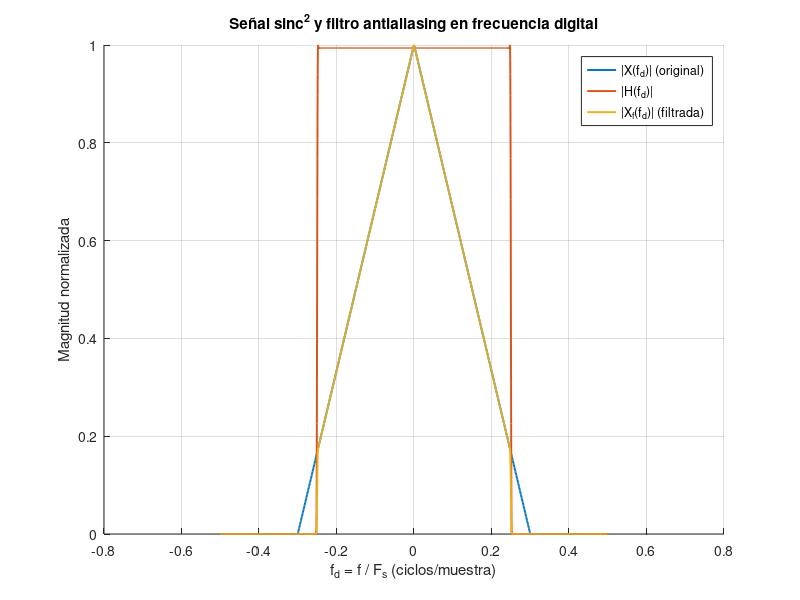

Write the MATLAB code that produced this figure. (Note: this script raises an error after producing the figure.)
%% Sinc^2 y su FT en frecuencia digital + antialiasing + diezmado
clear; close all; clc;

B  = 30;      % Hz
Fs = 100;     % Hz
Ts = 1/Fs;

M = 2;                    % factor de diezmado
filtro_antialiassing = true;

%% --- Longitud de señal ---
T  = 12;                      % segundos
N  = round(T*Fs);
if mod(N,2)==1, N = N+1; end

t = (-N/2 : N/2-1) * Ts;

%% --- Señal sinc^2 (BW = [-B, B] Hz) ---
x = (B*sinc(B*t)).^2;

%% --- Antialiasing LPF ideal (frecuencia digital) ---
fc_d = 1/(2*M);               % corte en frecuencia digital (f/Fs), ciclos/muestra

L = 801;                      % longitud FIR (impar)
if mod(L,2)==0, L=L+1; end
n = -(L-1)/2:(L-1)/2;

h_ideal = 2*fc_d * sinc(2*fc_d*n);   % LPF ideal (en f_d)
w = hann(L)';                         % ventana
h = h_ideal .* w;

h = h / sum(h);                       % normalización ganancia DC=1

%% --- Aplicar antialiasing ANTES de cualquier FFT / diezmado (si procede) ---
x_f = x;                               % por claridad
if filtro_antialiassing
    x_f = conv(x, h, 'same');          % (didáctico, con bordes)
    % Alternativa más "limpia" (no causal): x_f = filtfilt(h, 1, x);
end

%% --- FFT de la señal (original y/o filtrada) ---
X  = fftshift(fft(x));                 % espectro de la señal original
Xmag = abs(X);  Xmag = Xmag / max(Xmag);

Xf = fftshift(fft(x_f));               % espectro de la señal que se va a diezmar
Xfmag = abs(Xf); Xfmag = Xfmag / max(Xfmag);

f_d_sig = (-N/2 : N/2-1) / N;          % frecuencia digital (ciclos/muestra)

%% --- Respuesta en frecuencia del filtro (frecuencia digital) ---
Nfft = 4096;
H = fftshift(fft(h, Nfft));
Hmag = abs(H); Hmag = Hmag / max(Hmag);

f_d_filt = (-Nfft/2 : Nfft/2-1) / Nfft;

%% --- Plot 1: Señal y filtro en frecuencia digital ---
figure; hold on; grid on;

plot(f_d_sig,  Xmag,  'LineWidth', 1.4);     % señal original
plot(f_d_filt, Hmag,  'LineWidth', 1.4);     % filtro
if filtro_antialiassing
    plot(f_d_sig, Xfmag, 'LineWidth', 1.4);  % señal filtrada (opcional)
end

xlabel('f_d = f / F_s (ciclos/muestra)');
ylabel('Magnitud normalizada');
title('Señal sinc^2 y filtro antialiasing en frecuencia digital');

if filtro_antialiassing
    legend('|X(f_d)| (original)','|H(f_d)|','|X_f(f_d)| (filtrada)','Location','Best');
else
    legend('|X(f_d)| (original)','|H(f_d)|','Location','Best');
end

% Banda de la señal (original) en f_d
f_dc_sig = B/Fs;
xline(+f_dc_sig,'--','Signal BW','LabelVerticalAlignment','bottom');
xline(-f_dc_sig,'--');

% Corte del filtro en f_d
f_dc_filt = 1/(2*M);
xline(+f_dc_filt,'--','Filter cut','LabelVerticalAlignment','bottom');
xline(-f_dc_filt,'--');

xlim([-0.5 0.5]);

%% --- Diezmado + espectro en frecuencia digital referida a Fs_new ---
Fs_new = Fs / M;

x_dec = x_f(1:M:end);                    % diezmado de la señal (filtrada o no)
Ndec  = length(x_dec);

Xdec = fftshift(fft(x_dec));
Xdec_mag = abs(Xdec);
Xdec_mag = Xdec_mag / max(Xdec_mag);

f_d_dec = (-Ndec/2 : Ndec/2-1) / Ndec;   % f_d = f / Fs_new (ciclos/muestra)

figure; grid on;
plot(f_d_dec, Xdec_mag, 'LineWidth', 1.3);
xlabel('f_d = f / F_{s,new} (ciclos/muestra)');
ylabel('Magnitud normalizada');
if filtro_antialiassing
    title('Espectro tras filtrar (LPF) y diezmar (frecuencia digital recalculada)');
else
    title('Espectro tras diezmar (sin antialiasing) (frecuencia digital recalculada)');
end
xlim([-0.5 0.5]);
